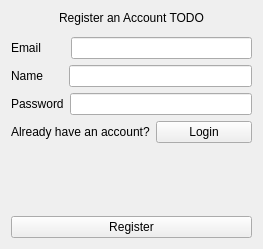
<?xml version="1.0" encoding="UTF-8"?>
<ui version="4.0">
 <class>RegisterWindow</class>
 <widget class="QWidget" name="RegisterWindow">
  <property name="geometry">
   <rect>
    <x>0</x>
    <y>0</y>
    <width>263</width>
    <height>249</height>
   </rect>
  </property>
  <property name="windowTitle">
   <string>Todo</string>
  </property>
  <layout class="QVBoxLayout" name="verticalLayout">
   <item>
    <layout class="QVBoxLayout" name="verticalLayout_2">
     <item>
      <layout class="QHBoxLayout" name="horizontalLayout">
       <item>
        <spacer name="horizontalSpacer">
         <property name="orientation">
          <enum>Qt::Horizontal</enum>
         </property>
         <property name="sizeHint" stdset="0">
          <size>
           <width>40</width>
           <height>20</height>
          </size>
         </property>
        </spacer>
       </item>
       <item>
        <widget class="QLabel" name="label">
         <property name="text">
          <string>Register an Account TODO</string>
         </property>
         <property name="alignment">
          <set>Qt::AlignHCenter|Qt::AlignTop</set>
         </property>
        </widget>
       </item>
       <item>
        <spacer name="horizontalSpacer_2">
         <property name="orientation">
          <enum>Qt::Horizontal</enum>
         </property>
         <property name="sizeHint" stdset="0">
          <size>
           <width>40</width>
           <height>20</height>
          </size>
         </property>
        </spacer>
       </item>
      </layout>
     </item>
     <item>
      <layout class="QHBoxLayout" name="horizontalLayout_3">
       <item>
        <widget class="QLabel" name="label_2">
         <property name="text">
          <string>Email       </string>
         </property>
        </widget>
       </item>
       <item>
        <widget class="QLineEdit" name="usernameInput"/>
       </item>
      </layout>
     </item>
     <item>
      <layout class="QHBoxLayout" name="horizontalLayout_2">
       <item>
        <widget class="QLabel" name="label_3">
         <property name="text">
          <string>Name      </string>
         </property>
        </widget>
       </item>
       <item>
        <widget class="QLineEdit" name="nameInput"/>
       </item>
      </layout>
     </item>
     <item>
      <layout class="QHBoxLayout" name="horizontalLayout_4">
       <item>
        <widget class="QLabel" name="label_4">
         <property name="text">
          <string>Password</string>
         </property>
        </widget>
       </item>
       <item>
        <widget class="QLineEdit" name="passwordInput"/>
       </item>
      </layout>
     </item>
     <item>
      <layout class="QHBoxLayout" name="horizontalLayout_5">
       <item>
        <widget class="QLabel" name="label_5">
         <property name="text">
          <string>Already have an account?</string>
         </property>
        </widget>
       </item>
       <item>
        <widget class="QPushButton" name="pushButton_2">
         <property name="text">
          <string>Login</string>
         </property>
        </widget>
       </item>
      </layout>
     </item>
    </layout>
   </item>
   <item>
    <widget class="QLabel" name="Register">
     <property name="text">
      <string/>
     </property>
    </widget>
   </item>
   <item>
    <widget class="QPushButton" name="pushButton">
     <property name="text">
      <string>Register</string>
     </property>
    </widget>
   </item>
  </layout>
 </widget>
 <layoutdefault spacing="6" margin="11"/>
 <resources/>
 <connections/>
</ui>
